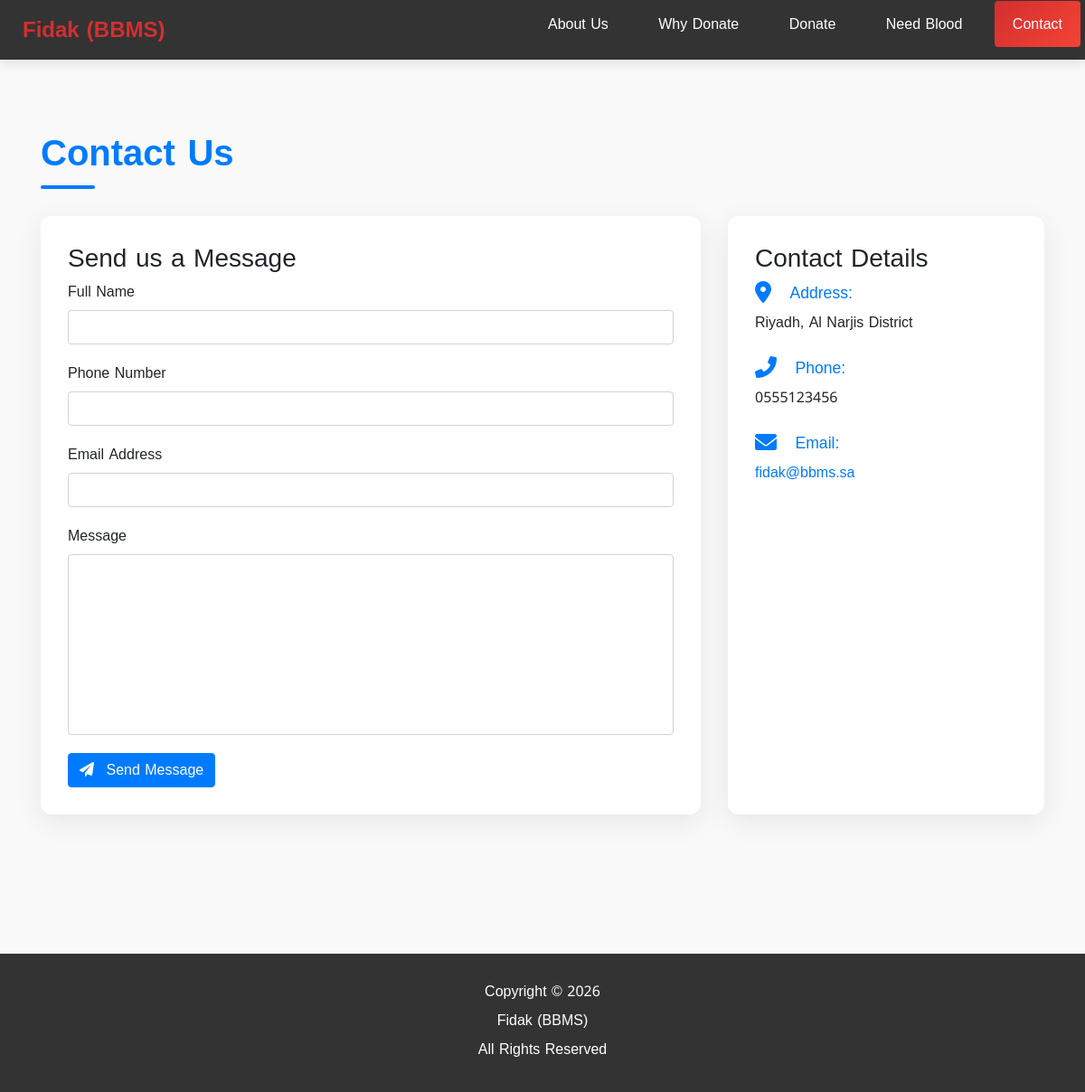
Page /contact_us.php on the committed database.
### tables this page shows
CREATE TABLE `contact_info` (
  `contact_id` int(11) NOT NULL,
  `contact_address` varchar(100) NOT NULL,
  `contact_mail` varchar(50) NOT NULL,
  `contact_phone` varchar(100) NOT NULL
);

### contact_us.php (the view, shortened to what this page needs)
<!DOCTYPE html>
<html lang="en">
<head>
    <link rel="stylesheet" href="https://maxcdn.bootstrapcdn.com/bootstrap/4.5.2/css/bootstrap.min.css">
    <link rel="stylesheet" href="https://cdnjs.cloudflare.com/ajax/libs/font-awesome/6.0.0/css/all.min.css">
</head>
<body>
    <?php
    include('head.php');
    ?>
    <div class="contact-section">
        <div class="container">
            <h1 class="section-title">Contact Us</h1>
            <div class="row">
                <div class="col-lg-8 mb-4">
                    <div class="contact-form">
                        <h3>Send us a Message</h3>
                        <form name="sentMessage" method="post">
                            <div class="form-group">
                                <label>Full Name</label>
                                <input type="text" class="form-control" id="name" name="fullname" required>
                            </div>
                            <div class="form-group">
                                <label>Phone Number</label>
                                <input type="tel" class="form-control" id="phone" name="contactno" required>
                            </div>
                            <div class="form-group">
                                <label>Email Address</label>
                                <input type="email" class="form-control" id="email" name="email" required>
                            </div>
                            <div class="form-group">
                                <label>Message</label>
                                <textarea rows="6" class="form-control" id="message" name="message" required maxlength="999"></textarea>
                            </div>
                            <button type="submit" name="send" class="btn btn-primary">
                                <i class="fas fa-paper-plane mr-2"></i> Send Message
                            </button>
                        </form>
                    </div>
                </div>
                <div class="col-lg-4 mb-4">
                    <div class="contact-info">
                        <h3>Contact Details</h3>
                        <?php
                        include 'conn.php';
                        $sql = "SELECT * FROM contact_info";
                        $result = mysqli_query($conn, $sql);
                        if(mysqli_num_rows($result) > 0) {
                            while($row = mysqli_fetch_assoc($result)) { ?>
                                <div class="contact-detail">
                                    <i class="fas fa-map-marker-alt"></i>
                                    <h4>Address:</h4>
                                    <p><?php echo htmlspecialchars($row['contact_address']); ?></p>
                                </div>
                                <div class="contact-detail">
                                    <i class="fas fa-phone-alt"></i>
                                    <h4>Phone:</h4>
                                    <p><?php echo htmlspecialchars($row['contact_phone']); ?></p>
                                </div>
                                <div class="contact-detail">
                                    <i class="fas fa-envelope"></i>
                                    <h4>Email:</h4>
                                    <p><a href="mailto:<?php echo htmlspecialchars($row['contact_mail']); ?>"><?php echo htmlspecialchars($row['contact_mail']); ?></a></p>
                                </div>
                            <?php }
                        }
                        ?>
                    </div>
                </div>
            </div>
        </div>
    </div>
    <?php include('footer.php'); ?>
</body>
</html>

### contact_us.php (style rules this page uses)
:root { --primary: #e53935; --primary-dark: #c62828; --secondary: #f5f5f5; --dark: #212121; --light: #ffffff; --gray: #757575; }
body { font-family: 'Poppins', 'Noto Kufi Arabic', sans-serif; background-color: #fafafa; color: var(--dark); line-height: 1.8; }
.contact-section { padding: 80px 0; }
.section-title { color: var(--primary); font-weight: 700; margin-bottom: 30px; position: relative; padding-bottom: 15px; }
.section-title:after { content: ''; position: absolute; left: 0; bottom: 0; width: 60px; height: 4px; background: var(--primary); border-radius: 2px; }
.contact-form { background: white; padding: 30px; border-radius: 12px; box-shadow: 0 8px 30px rgba(0, 0, 0, 0.08); }
.contact-info { background: white; padding: 30px; border-radius: 12px; box-shadow: 0 8px 30px rgba(0, 0, 0, 0.08); height: 100%; }
.form-control { border-radius: 8px; padding: 12px 15px; margin-bottom: 20px; border: 1px solid #e0e0e0; transition: all 0.3s ease; }
textarea.form-control { min-height: 200px; resize: none; }
.btn-primary { background-color: var(--primary); border-color: var(--primary); padding: 12px 30px; font-weight: 600; border-radius: 8px; transition: all 0.3s ease; }
.contact-detail { margin-bottom: 25px; }
.contact-detail i { color: var(--primary); font-size: 1.5rem; margin-right: 15px; vertical-align: middle; }
.contact-detail h4 { display: inline-block; font-size: 1.1rem; margin-bottom: 10px; color: var(--primary); }

### head.php (style rules this page uses)
body { font-family: 'Noto Kufi Arabic', sans-serif; background-color: #f9f9f9; }

### rows in the picture
contact_info: contact_address "Riyadh, Al Narjis District", contact_phone "0555123456", contact_mail "fidak@bbms.sa"
